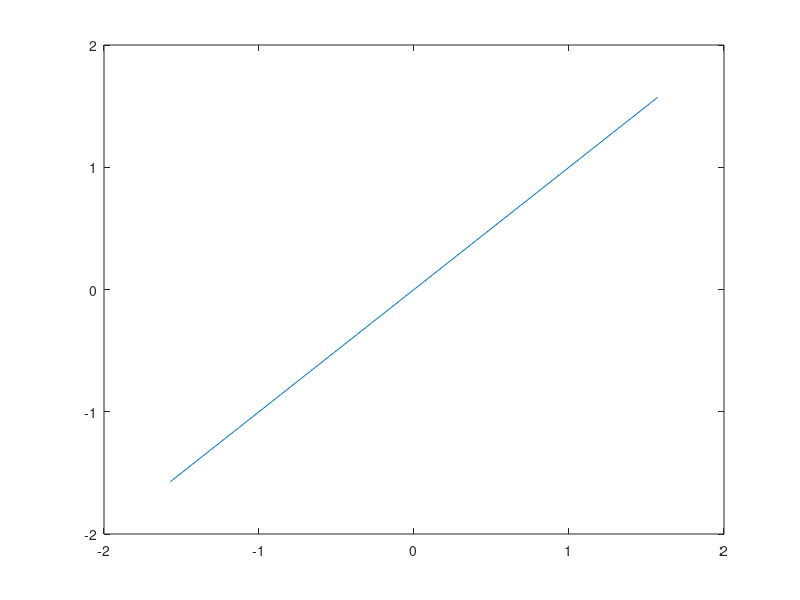

Write MATLAB code to recreate this figure. (Note: this script raises an error after producing the figure.)
clear all
clc

clf
%% find linear part where sin and asin are inverse of each other

%X=linspace(-1,1,20);
X=linspace(-pi/2,pi/2,200);

Y1=sin(X);
Y2=asin(Y1);

plot(X,Y2)

%X-Y2

%%

alpha=250/180*pi;

[alpha sin(alpha) constrain_angle(alpha)]/pi*180% asin(constrain_angle(alpha))]

constrain_angle(alpha)

%% max angle that gives valid asin
asin(sin(57/180*pi))


